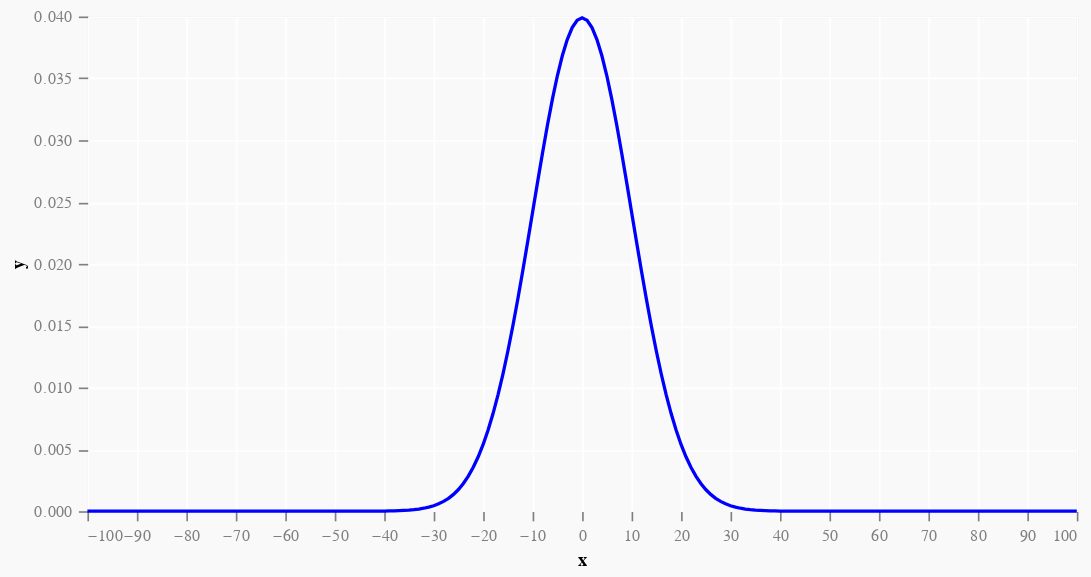

Notebook cell for this chart:
### Code cell
range = [-100..100]

graphOf f = vlShow $ plot (600, 300)
              (L [linePlot "x" "y"])
              (Cols [("x", VL.Numbers $ fromIntegral <$> range), ("y", VL.Numbers (f <$> range))])

graphOf (\ x -> exp $ ln $ normalPdf 0 10 x)

### Figure 1 — Vega-Lite specification as saved in the notebook (floating-point values rounded to 4 significant figures; data arrays with more than 128 entries replaced by an {"elided": "..."} marker saying what was removed)
{"height": 300, "data": {"values": {"elided": "201 records"}}, "$schema": "https://vega.github.io/schema/vega-lite/v4.json", "config": {"axis": {"domain": false, "tickSize": 5.67, "gridColor": "#FFFFFF", "labelColor": "#7F7F7F", "labelPadding": 4, "grid": true, "tickColor": "#7F7F7F"}}, "width": 600, "layer": [{"encoding": {"y": {"type": "quantitative", "field": "y"}, "x": {"type": "quantitative", "field": "x"}}, "mark": {"color": "blue", "type": "line"}}], "background": "#f9f9f9", "description": "Plot"}
